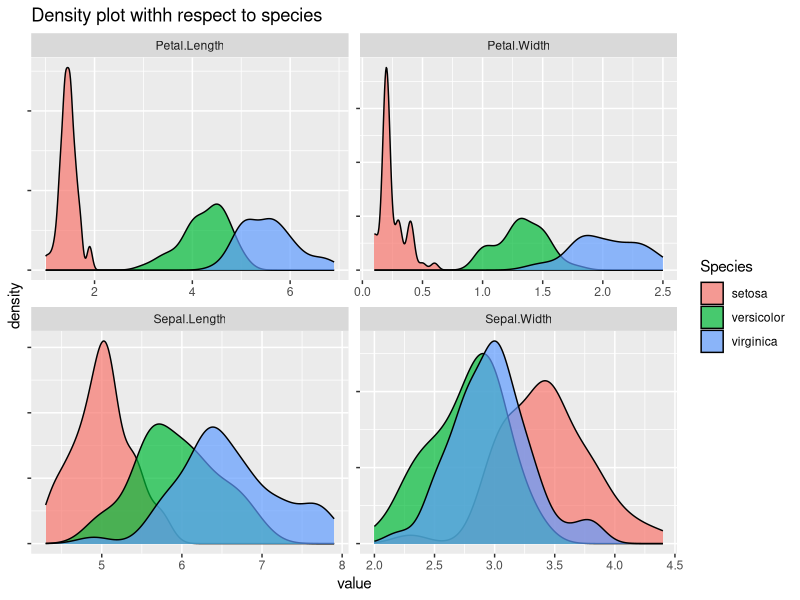
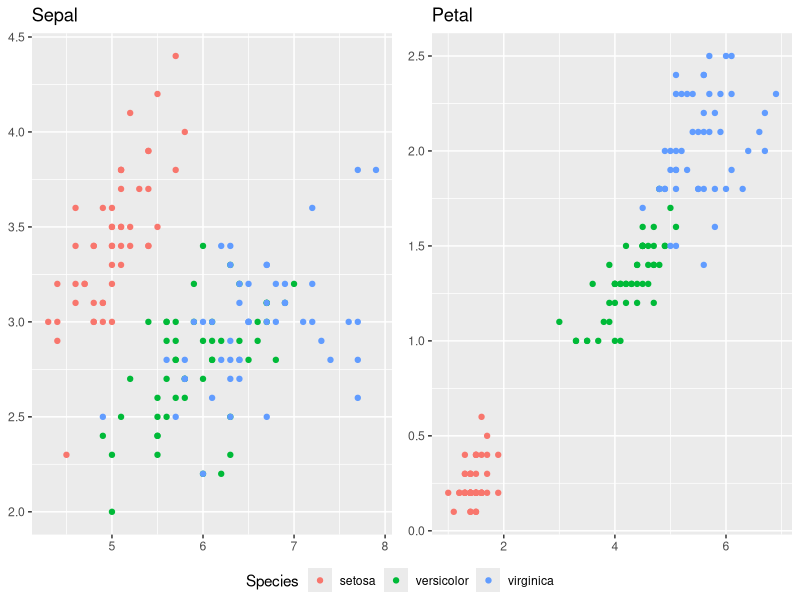
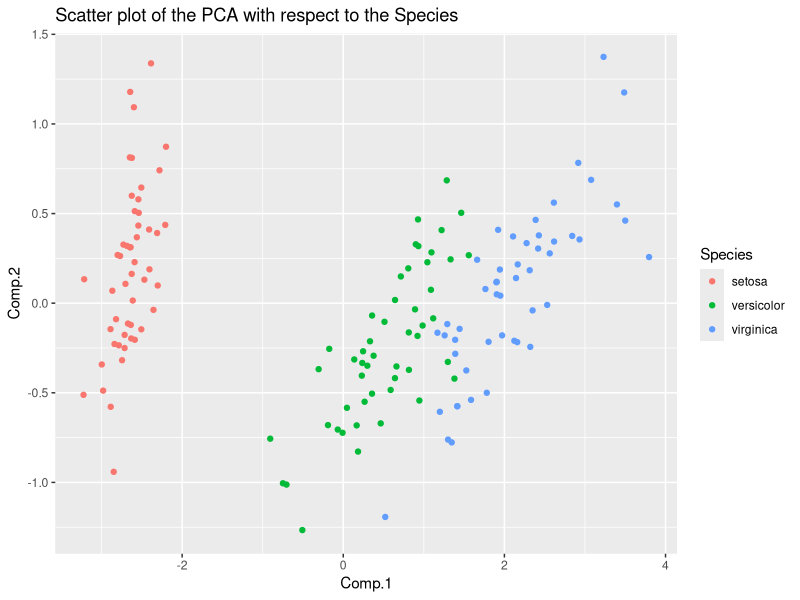

Generate these figures, in order, with R:
## ---- chunk 1
knitr::opts_chunk$set(echo = TRUE)
library(tidyverse)
library(nnet)
library(ggpubr)
data("iris")
## ---- chunk 2
iris %>% 
    summary()
## ---- chunk 3
iris %>% 
    pivot_longer(-Species) %>% 
    ggplot(aes(value, fill = Species)) +
    geom_density(alpha = .7) +
    facet_wrap(~name, scales = "free") +
    scale_y_continuous(labels = NULL) +
    labs(title = "Density plot withh respect to species")
## ---- chunk 4
ggarrange(
    iris %>%
        ggplot(aes(Sepal.Length, Sepal.Width, col = Species)) +
        geom_point() +
        labs(title = "Sepal",x = NULL, y = NULL),
    iris %>%
        ggplot(aes(Petal.Length, Petal.Width, col = Species)) +
        geom_point() +
        labs(title = "Petal",x = NULL, y = NULL), common.legend = T, legend = "bottom"
) 
## ---- chunk 5
(iris %>% 
    select(-Species) %>% 
    princomp())$scores %>% 
    as.data.frame() %>% 
    select(1:2) %>% 
    bind_cols(Species = iris$Species) %>% 
    ggplot(aes(Comp.1, Comp.2, col = Species)) +
    geom_point() +
    labs(title = "Scatter plot of the PCA with respect to the Species")
## ---- chunk 6
set.seed(1234)
iris_train <-
    iris %>%
    mutate(id = row_number(), .before = everything()) %>%
    group_by(Species) %>%
    slice_sample(n = 35)

iris_test <-
    iris %>%
    mutate(id = row_number(), .before = everything()) %>%
    anti_join(iris_train, by = "id") %>% 
    select(-id)

iris_train <- select(iris_train, -id)
## ---- chunk 7
model <- multinom(formula = Species ~ ., data = iris_train)

table(predicted = predict(model, iris_test), true = iris_test$Species)
## ---- chunk 8
model_pca <-
    (iris_train %>%
         ungroup() %>%
         select(-Species) %>%
         princomp())$score %>%
    as.data.frame() %>%
    bind_cols(Species = iris_train$Species) %>%
    multinom(formula = Species ~ .)


table(predicted = predict(model_pca,
        newdata = (iris_test %>%
                       ungroup() %>%
                       select(-Species) %>%
                       princomp())$score), true = iris_test$Species)
